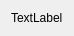
<?xml version="1.0" encoding="UTF-8"?>
<ui version="4.0">
 <class>MainWindow</class>
 <widget class="QMainWindow" name="MainWindow">
  <property name="geometry">
   <rect>
    <x>0</x>
    <y>0</y>
    <width>1</width>
    <height>1</height>
   </rect>
  </property>
  <property name="sizePolicy">
   <sizepolicy hsizetype="Maximum" vsizetype="Maximum">
    <horstretch>0</horstretch>
    <verstretch>0</verstretch>
   </sizepolicy>
  </property>
  <property name="windowTitle">
   <string>MainWindow</string>
  </property>
  <widget class="QWidget" name="centralWidget">
   <layout class="QGridLayout" name="gridLayout">
    <item row="0" column="0">
     <widget class="QLabel" name="image">
      <property name="text">
       <string>TextLabel</string>
      </property>
     </widget>
    </item>
   </layout>
  </widget>
 </widget>
 <layoutdefault spacing="6" margin="11"/>
 <resources/>
 <connections/>
</ui>
